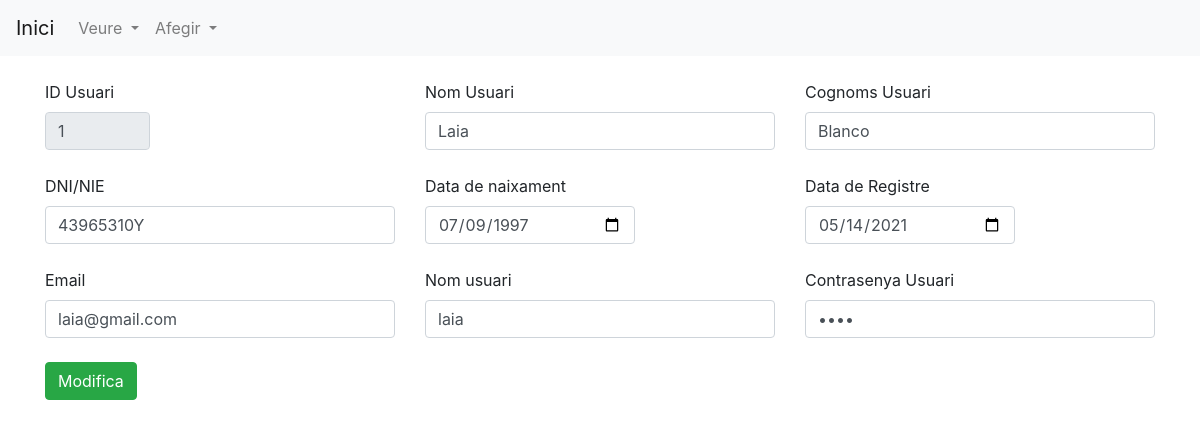
The page /php/Usuaris/formUsuaris/editUsuariForm.php?idUser=1 on the database its author committed.
### tables this page shows
CREATE TABLE `users` (
  `idUser` int(5) NOT NULL,
  `Nom` varchar(10) NOT NULL,
  `Cognoms` varchar(200) NOT NULL,
  `DNI` varchar(13) NOT NULL,
  `DataNaixament` date NOT NULL,
  `DataRegistro` date NOT NULL,
  `Username` varchar(20) NOT NULL,
  `Contrasenya` varchar(20) NOT NULL,
  `Email` varchar(50) NOT NULL
);

### php/Usuaris/formUsuaris/editUsuariForm.php (the view, shortened to what this page needs)
<?php
echo '
<html>
<head>
    <link rel="stylesheet" href="https://stackpath.bootstrapcdn.com/bootstrap/4.1.1/css/bootstrap.min.css"
>
    <link rel="stylesheet" type="text/css" href="../css/stylepopup.css">
</head>
<body>
<div>
        <nav class="navbar navbar-expand-lg navbar-light bg-light">
            <a class="navbar-brand" href="../../menuprincipal.php">Inici</a>
            <div class="collapse navbar-collapse" id="navbarSupportedContent">
                <ul class="navbar-nav mr-auto">
                    <li class="nav-item dropdown">
                        <a class="nav-link dropdown-toggle" href="#" id="navbarDropdown" role="button"
                            data-toggle="dropdown" aria-haspopup="true" aria-expanded="false">
                            Veure
                        </a>
                    </li>
                    <li class="nav-item dropdown">
                        <a class="nav-link dropdown-toggle" href="#" id="navbarDropdown" role="button"
                            data-toggle="dropdown" aria-haspopup="true" aria-expanded="false">
                            Afegir
                        </a>
                    </li>
                </ul>
            </div>
        </nav>
    </div>
<div>
<br>
';
recollirDades();
function recollirDades()
{
    $idUser = $_GET['idUser'];
$host = "localhost";
$user = "root";
$pass = "";
$db = "projectefinal";
$connect = mysqli_connect ($host, $user, $pass, $db) or die ("Error de Connexió");
$sentenciasql = "SELECT * FROM users WHERE idUser = '$idUser'; ";
$sql= mysqli_query($connect, $sentenciasql);
while($mostrar=mysqli_fetch_array($sql)){
    echo '
    <div class="container">
    <form action="../editUsuari.php" method="POST" name="editusuari">
        <div class="row">
            <div class="col">
                <label for="exampleInputEmail1">ID Usuari</label>
                <input type="text" readonly="readonly" class="form-control" name="idU" value = '.$mostrar['idUser'].' style="width: 30%" >
            </div>
            <div class="col">
                <label for="exampleInputEmail1">Nom Usuari</label>
                <input type="text" class="form-control" name="nomU" value = '.$mostrar['Nom'].'>
            </div>
            <div class="col">
                <label for="exampleInputEmail1">Cognoms Usuari</label>
                <input type="text" class="form-control" name="cognomsU" value = '.$mostrar['Cognoms'].'>
            </div>
        </div>
        <br>
        <div class="row">
            <div class="col">
                <label for="exampleInputEmail1">DNI/NIE</label>
                <input type="text" class="form-control" name="dniU" value = '.$mostrar['DNI'].'>
            </div>
            <div class="col">
                <label for="exampleInputEmail1">Data de naixament</label>
                <input type="date" class="form-control" name="dataNaixamentU" style="width: 60%;" value = '.$mostrar['DataNaixament'].'>
            </div>
            <div class="col">
                <label for="exampleInputEmail1">Data de Registre</label>
                <input type="date" class="form-control" name="dataRegistreU" style="width: 60%;" value = '.$mostrar['DataRegistro'].'>
            </div>
        </div>
        <br>
        <div class="row">
            <div class="col">
                <label for="exampleInputEmail1">Email</label>
                <input type="email" class="form-control" name="emailU" value = '.$mostrar['Email'].'>
            </div>
            <div class="col">
                <label for="exampleInputEmail1">Nom usuari</label>
                <input type="text" class="form-control" name="usernameU" value = '.$mostrar['Username'].' >
            </div>
            <div class="col">
                <label for="exampleInputEmail1">Contrasenya Usuari</label>
                <input type="password" class="form-control" name="contrasenyaU" value = '.$mostrar['Contrasenya'].' >
            </div>
        </div>
        <br>
        <button type="submit" class="btn btn-success">Modifica</button>
    </form>
    </div>
    ';
}
}
echo '
</div>
</body>
</html>
';
?>

### rows shown on the page
users: idU "1", nomU "Laia", dniU "43965310Y", dataNaixamentU "07/09/1997", dataRegistreU "05/14/2021", emailU "laia@gmail.com", usernameU "laia"
